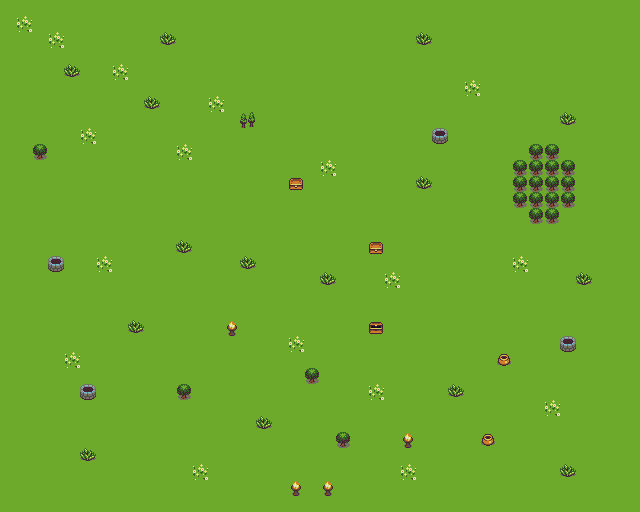

Rendered tile map (Tiled .tmx) drawn with the repository's tilesets; below, a short description and the map source with its tile grids summarised:
An orthogonal 40x32 tile map with 16x16 px tiles, 3 tile layers (background, middleground, foreground).

<map version="1.2" tiledversion="2019.04.18" orientation="orthogonal" renderorder="right-down" width="40" height="32" tilewidth="16" tileheight="16" infinite="0" nextlayerid="38" nextobjectid="2">
 <tileset firstgid="1" source="basictiles.tsx" />
 <layer id="35" name="background" width="40" height="32">
  <data>[1280 cells, 1280 non-empty, 2 distinct tile ids]</data>
 </layer>
 <layer id="36" name="middleground" width="40" height="32" locked="1">
  <data>[1280 cells, 26 non-empty, 2 distinct tile ids]</data>
 </layer>
 <layer id="37" name="foreground" width="40" height="32">
  <data>[1280 cells, 34 non-empty, 8 distinct tile ids]</data>
 </layer>
 <objectgroup id="3" name="player" />
</map>
